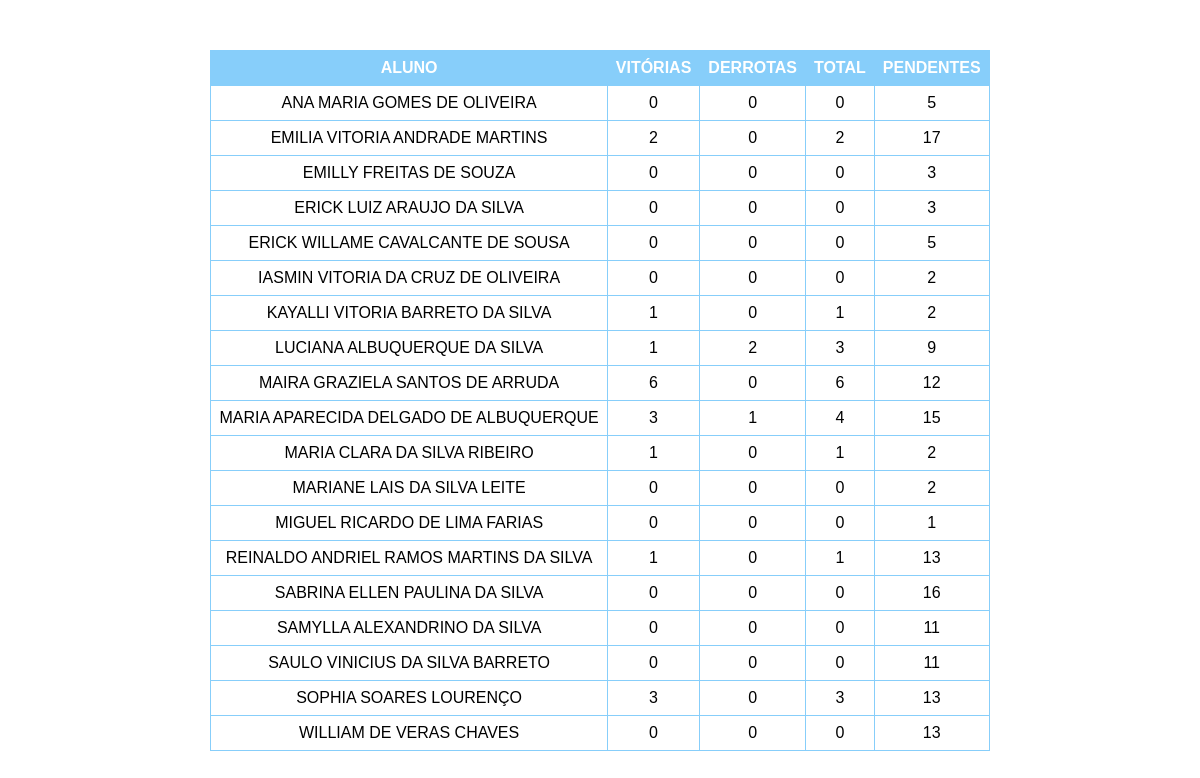
Page /boss/3ºA on the earlier database version.
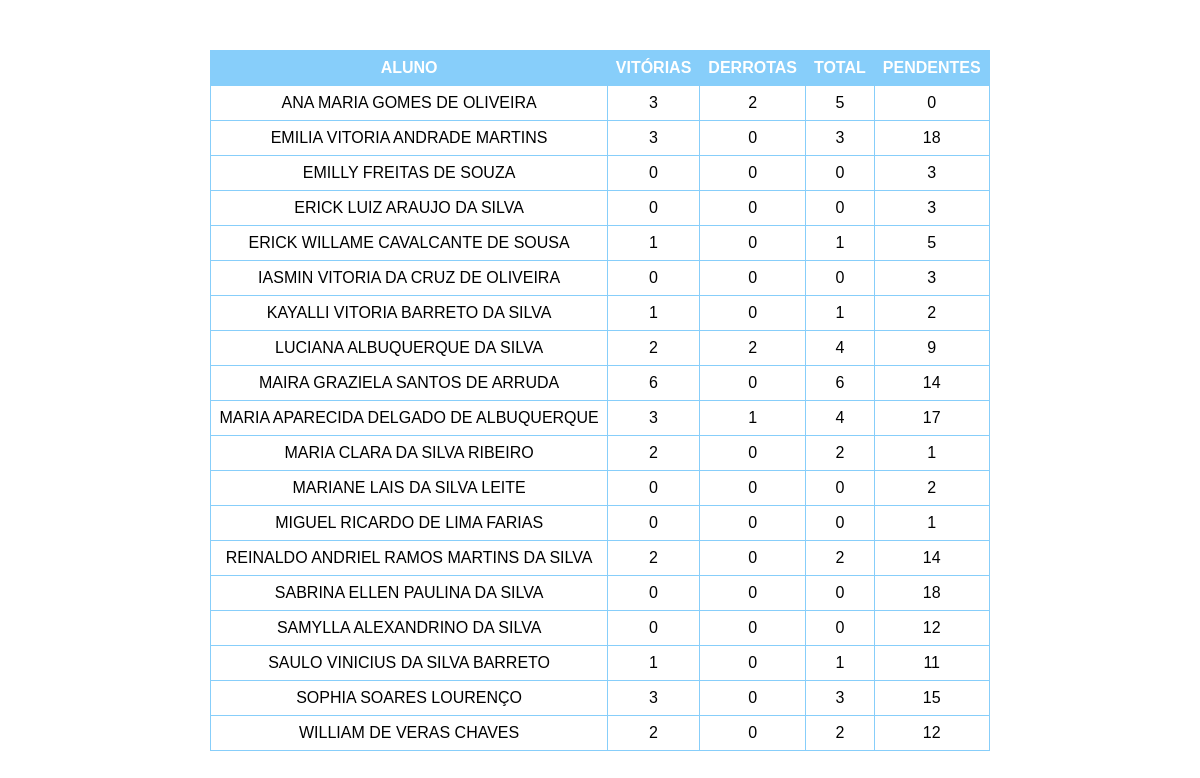
Same page on the later database version.
### main.py (models this page shows)
class Terceiro_A(db.Model):
    __tablename__ = 'Terceiro_A'

### main.py (the view)
@app.route('/boss/<class_id>', methods=['GET', 'POST'])
def lista_boss(class_id):
    turma_selecionada = selecionar_turma(class_id)
    lista_alunos = db.session.query(turma_selecionada.nome, turma_selecionada.coroa_ouro,
                                    turma_selecionada.coroa_prata, turma_selecionada.coroa_bronze,
                                    turma_selecionada.boss_vitoria, turma_selecionada.boss_total).order_by(
        turma_selecionada.nome)
    lista_turma = []
    for estudante in lista_alunos:
        coroas = sum(estudante[1:4])
        if coroas != 0:
            nome = estudante[0]
            boss_vitorias = estudante[4]
            boss_total = estudante[5]
            lista_estudante = [nome, coroas, boss_vitorias, boss_total]
            lista_turma.append(lista_estudante)
    return render_template("boss.html", estudantes=lista_turma)

### main.py (called while the page is built)
def selecionar_turma(valor):
    if valor == 'a' or valor == '3ºA':
        return lista_turmas_db[0]
    elif valor == 'b' or valor == '3ºB':
        return lista_turmas_db[1]
    elif valor == 'c' or valor == '3ºC':
        return lista_turmas_db[2]
    elif valor == 'd' or valor == '1ºD':
        return lista_turmas_db[3]

### templates/boss.html (shortened to what this page needs)
<!DOCTYPE html>
<html lang="en">
<head>
    <link rel="stylesheet" href="/static/styles.css">
</head>
<body>
<div class="menu">
    <table>
        <tr>
            <th>ALUNO</th>
            <th>VITÓRIAS</th>
            <th>DERROTAS</th>
            <th>TOTAL</th>
            <th>PENDENTES</th>
        </tr>
        {% for estudante in estudantes %}
        <tr>
            <td>{{ estudante[0] }}</td>
            <td>{{ estudante[2] }}</td>
            <td>{{ estudante[3] - estudante[2] }}</td>
            <td>{{ estudante[3] }}</td>
            <td>{{ estudante[1] - estudante[3] }}</td>
        </tr>
        {% endfor %}
    </table>
</div>
</body>
</html>

### static/styles.css (style rules this page uses)
.menu { margin: 20px; display: flex; flex-direction: column; align-items: center; justify-content: flex-start; }
table { border-collapse: collapse; width: 100%; background-color: rgba(255, 255, 255, 1); }
th, td { border: 1px solid #87CEFA; padding: 8px; text-align: center; }
th { background-color: #87CEFA; color: white; }
body { margin: 0; padding: 0; font-family: Arial, sans-serif; display: flex; align-items: center; justify-content: center; min-height: 100vh; position: relative; overflow: hidden; overflow-y: auto; }
body::before { content: ''; position: fixed; top: 0; left: 0; width: 100%; height: 100%; background: url('/static/4428.jpg') center center fixed; background-size: cover; opacity: 0.3; z-index: -1; }

Differences in the rows shown:
changed Terceiro_A "ANA MARIA GOMES DE OLIVEIRA": estudante "0" → "3"; estudante "0" → "2"; estudante "0" → "5"; estudante[1]-estudante[3] "5" → "0"
changed Terceiro_A "EMILIA VITORIA ANDRADE MARTINS": estudante "2" → "3"; coroa_bronze "2" → "3"; estudante[1]-estudante[3] "17" → "18"
changed Terceiro_A "ERICK WILLAME CAVALCANTE DE SOUSA": estudante "0" → "1"
changed Terceiro_A "IASMIN VITORIA DA CRUZ DE OLIVEIRA": estudante[1]-estudante[3] "2" → "3"
changed Terceiro_A "LUCIANA ALBUQUERQUE DA SILVA": boss_vitoria "1" → "2"; boss_total "3" → "4"
changed Terceiro_A "MAIRA GRAZIELA SANTOS DE ARRUDA": estudante[1]-estudante[3] "12" → "14"
changed Terceiro_A "MARIA APARECIDA DELGADO DE ALBUQUERQUE": estudante[1]-estudante[3] "15" → "17"
changed Terceiro_A "MARIA CLARA DA SILVA RIBEIRO": coroa_prata "1" → "2"; estudante "1" → "2"; estudante[1]-estudante[3] "2" → "1"
changed Terceiro_A "REINALDO ANDRIEL RAMOS MARTINS DA SILVA": estudante "1" → "2"; estudante "13" → "14"
changed Terceiro_A "SABRINA ELLEN PAULINA DA SILVA": estudante "16" → "18"
changed Terceiro_A "SAMYLLA ALEXANDRINO DA SILVA": estudante[1]-estudante[3] "11" → "12"
changed Terceiro_A "SAULO VINICIUS DA SILVA BARRETO": estudante "0" → "1"; coroa_bronze "0" → "1"
changed Terceiro_A "SOPHIA SOARES LOURENÇO": estudante "13" → "15"
changed Terceiro_A "WILLIAM DE VERAS CHAVES": coroa_prata "0" → "2"; coroa_bronze "0" → "2"; estudante[1]-estudante[3] "13" → "12"
